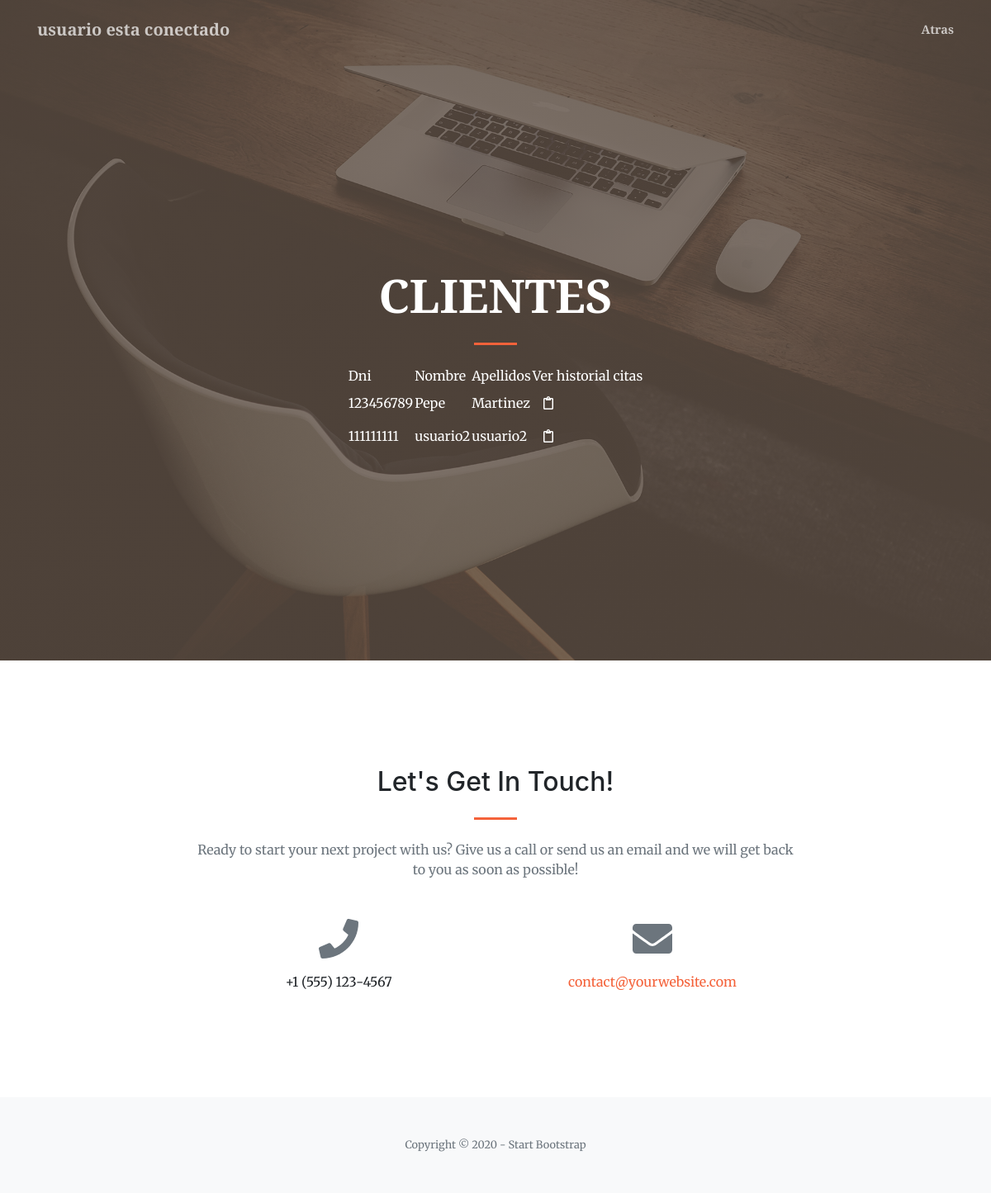
Screenshot of /listCliente (signed in) with the database file from the repository.
### nucleo/models.py (models this page shows)
class Cliente(models.Model):
    dni=models.CharField(max_length=10)
    nombre=models.CharField(max_length=30)
    apellidos=models.CharField(max_length=50)
    direccion=models.CharField(max_length=100)
    fechaNacimiento=models.DateField()
    foto=models.CharField(max_length=100)
    idUsuario=models.ForeignKey(User,on_delete=models.CASCADE)

### nucleo/views.py (the view)
# urls.py: path('listCliente',views.ClienteListView.as_view(),name="listCliente"),
class ClienteListView(ListView):
    model=Cliente

### nucleo/templates/nucleo/cliente_list.html (shortened to what this page needs)
<!DOCTYPE html>
<html lang="en">
    <head>
        <link href="https://cdnjs.cloudflare.com/ajax/libs/magnific-popup.js/1.1.0/magnific-popup.min.css" rel="stylesheet" />
        {% load static %}
        <link href="{% static 'css/styles.css' %}" rel="stylesheet" />
    </head>
    <body id="page-top">
        <nav class="navbar navbar-expand-lg navbar-light fixed-top py-3" id="mainNav">
            <div class="container">
                <a class="navbar-brand js-scroll-trigger">{{ user }} esta conectado</a>
                <div class="collapse navbar-collapse" id="navbarResponsive">
                    <ul class="navbar-nav ml-auto my-2 my-lg-0">
                        <li class="nav-item"><a class="nav-link js-scroll-trigger" href="/logueado">Atras</a></li>
                    </ul>
                </div>
            </div>
        </nav>
        <header class="masthead">
            <div class="container h-100">
                <div class="row h-100 align-items-center justify-content-center text-center">
                    <div class="col-lg-10 align-self-end">
                        <h1 class="text-uppercase text-white font-weight-bold">Clientes</h1>
                        <hr class="divider my-4" />
                        </div>
                        <div class="col-lg-8 align-self-baseline">
                        <div align="center">
                        <div class="panel panel-default">
                            <div class="panel-heading">
                            <table bgcolor="">
                            <thead>
							<tr>
								<td><font color="white">Dni</font></td>
								<td><font color="white">Nombre</font></td>
								<td><font color="white">Apellidos</font></td>
                                <td><font color="white">Ver historial citas</font></td>
							</tr>
						    <thead>
                            <tbody>
                            {% if cliente_list %}
                            {% for c in cliente_list %}
							<tr>
                                <td><font color="white">{{ c.dni }}</font></td>
								<td><font color="white">{{ c.nombre }}</font></td>
                                <td><font color="white">{{ c.apellidos }}</font></td>
                                <td><a href="listCita">
								    <abbr title="Historial citas">
									<button type="button" class="btn btn-default">
										<font color="white"><i class="far fa-clipboard"></i></font>
									</button>
									</abbr></a></td>
							</tr>
                            {% endfor %}
                            </tbody>
                            </table>
                            {% else %}
                            <p>No hay ningun cliente</p>
                            {% endif %}
                        </div>
                      </div>
                    </div>
                </div>
            </div>
        </header>
        <section class="page-section" id="contact">
            <div class="container">
                <div class="row justify-content-center">
                    <div class="col-lg-8 text-center">
                        <h2 class="mt-0">Let's Get In Touch!</h2>
                        <hr class="divider my-4" />
                        <p class="text-muted mb-5">Ready to start your next project with us? Give us a call or send us an email and we will get back to you as soon as possible!</p>
                    </div>
                </div>
                <div class="row">
                    <div class="col-lg-4 ml-auto text-center mb-5 mb-lg-0">
                        <i class="fas fa-phone fa-3x mb-3 text-muted"></i>
                        <div>+1 (555) 123-4567</div>
                    </div>
                    <div class="col-lg-4 mr-auto text-center">
                        <i class="fas fa-envelope fa-3x mb-3 text-muted"></i>
                        <a class="d-block" href="mailto:contact@yourwebsite.com">contact@yourwebsite.com</a>
                    </div>
                </div>
            </div>
        </section>
        <footer class="bg-light py-5">
            <div class="container"><div class="small text-center text-muted">Copyright © 2020 - Start Bootstrap</div></div>
        </footer>
    </body>
</html>

### rows the page displays
Cliente: dni "123456789", nombre "Pepe", apellidos "Martinez"
Cliente: dni "111111111", nombre "usuario2", apellidos "usuario2"

### other values shown
{{ user }} "usuario"
